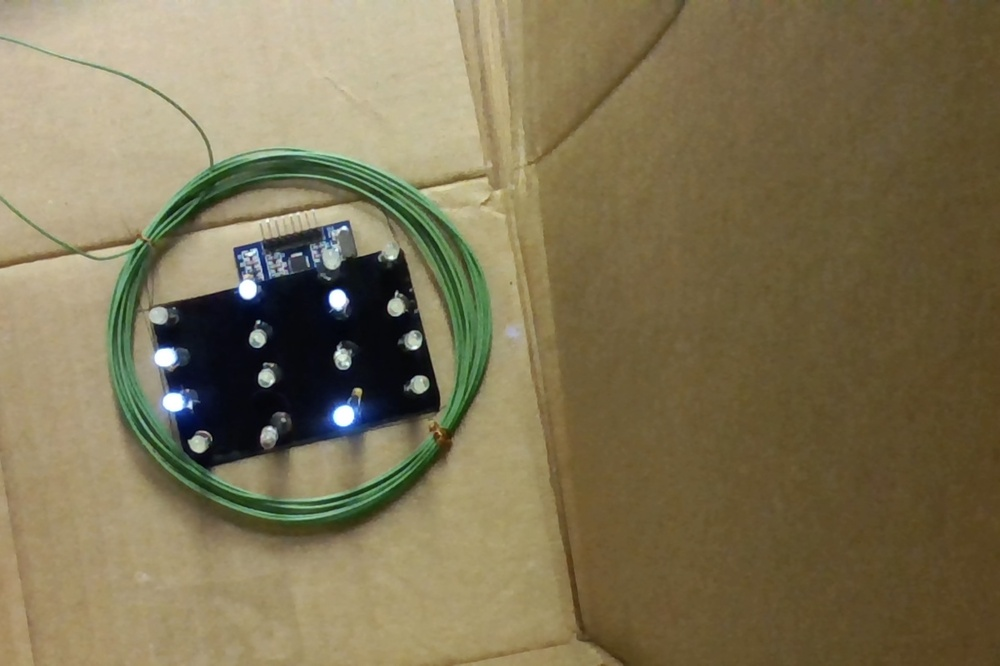
#> input picture uh.jpg, 1000 x 666 px, shrunk from 2374 x 1582 before the run
$ python test.py
#> lines starting #> are read from the running program, lines starting #| are printed output that depends on the picture; after the words box and inside, x2 and y2 are one past the last pixel; in counts of white or black regions, pixels touching at a corner belong together
import cv2
import numpy as np

# Load the image
image_path = 'uh.jpg'
img = cv2.imread(image_path)
#> img is the input picture: shape (666, 1000, 3); mean B, G, R 84.2, 115.8, 127
gray = cv2.cvtColor(img, cv2.COLOR_BGR2GRAY)
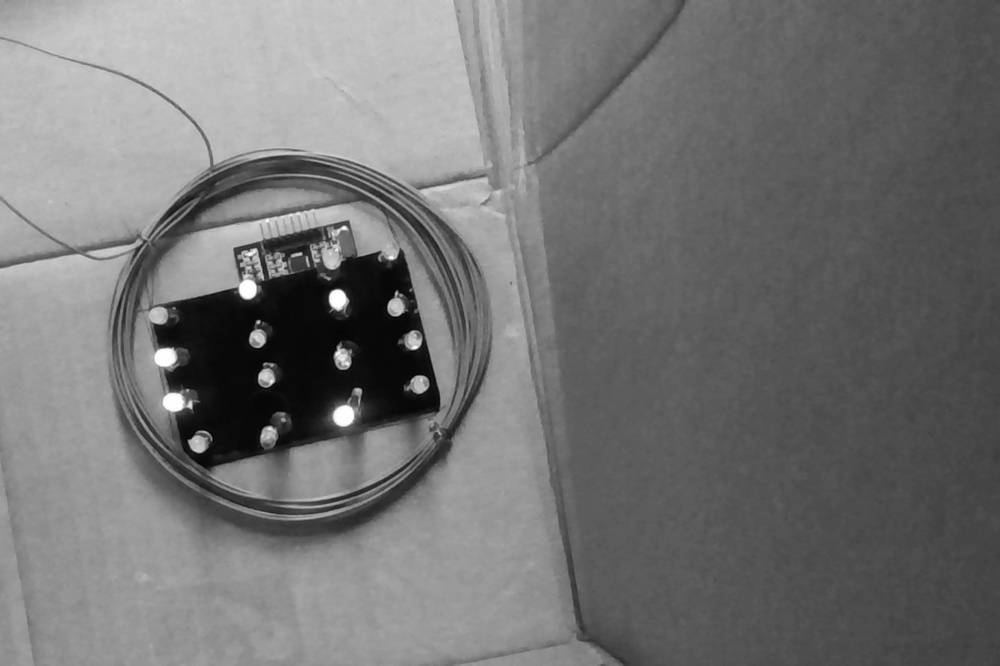
#> gray: shape (666, 1000); min 0, max 255, mean 115.6

threshold = 200
_, binary = cv2.threshold(gray, threshold, 255, cv2.THRESH_BINARY)
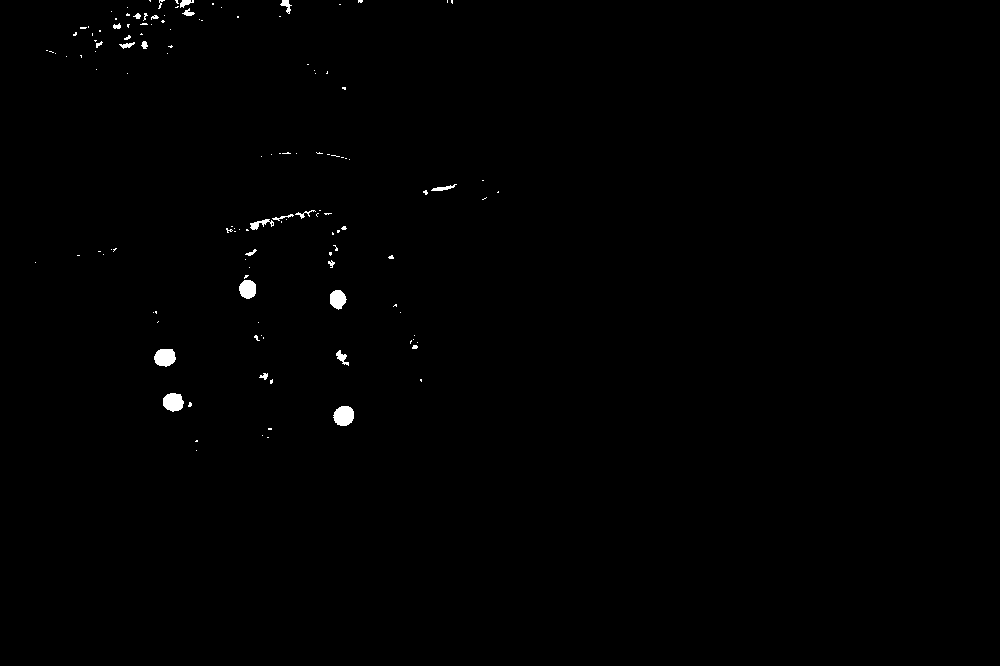
#> binary: shape (666, 1000); 0.44% white; 133 white regions (108 under 20 px), largest, box (x1, y1, x2, y2) and area: (333, 406, 354, 426) 333, (154, 349, 176, 367) 313, (163, 393, 184, 412) 309

# Get image dimensions
height, width = gray.shape
#> height = 666; width = 1000

num_bulbs = 6

# Calculate the width of each ROI
roi_width = width // num_bulbs
#> roi_width = 166

# Define the height of the ROI and shift it downward to cover the lights
# The lights are roughly in the middle of the image vertically, so we'll start the ROI lower
roi_height = int(height * 0.4)  # Keep the height as 40% of the image height
#> roi_height = 266
y_start = int(height * 0.3)     # Start the ROI 30% down from the top of the image (adjust this as needed)
#> y_start = 199
y_end = y_start + roi_height    # End of the ROI vertically
#> y_end = 465

# Ensure y_end doesn't exceed image height
y_end = min(y_end, height)

# Create a copy of the image for visualization
vis = binary.copy()
binary_output = ""

# Process each bulb
for i in range(num_bulbs):
    # Calculate the x-coordinates for the ROI
    x_start = i * roi_width
    x_end = x_start + roi_width

    # Ensure x_end doesn't exceed image width
    x_end = min(x_end, width)

    # Extract the ROI (shifted downward)
    roi = gray[y_start:y_end, x_start:x_end]

    # Calculate average brightness
    avg_brightness = np.mean(roi)
    status = '1' if avg_brightness > 150 else '0'
    binary_output += status

    # Draw the ROI rectangle and label
    color = (0, 255, 0) if status == '1' else (0, 0, 255)
    cv2.rectangle(vis, (x_start, y_start), (x_end, y_end), color, 3)
    cv2.putText(vis, f'{status} ({int(avg_brightness)})', (x_start, y_end + 30),
                cv2.FONT_HERSHEY_SIMPLEX, 0.7, color, 2)
#> this loop made 6 passes
#> (avg_brightness, binary_output) on passes 1 to 6: (147.5, '0'), (68.31, '00'), (95.82, '000'), (111.9, '0000'), (89.34, '00000'), (77.2, '000000')
#> pass 1, `roi = gray[y_start:y_end, x_start:x_end]`:
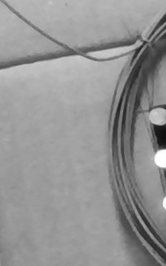
#> roi: shape (266, 166); min 13, max 255, mean 147.5
#> pass 2, `roi = gray[y_start:y_end, x_start:x_end]`:
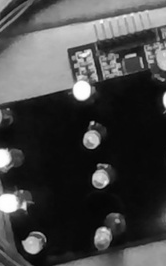
#> roi: shape (266, 166); min 1, max 255, mean 68.3
#> pass 3, `roi = gray[y_start:y_end, x_start:x_end]`:
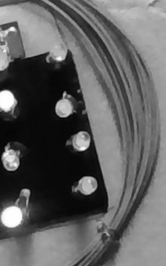
#> roi: shape (266, 166); min 0, max 255, mean 95.8
#> after the loop:
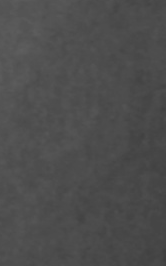
#> roi: shape (266, 166); min 61, max 95, mean 77.2
#> after the loop:
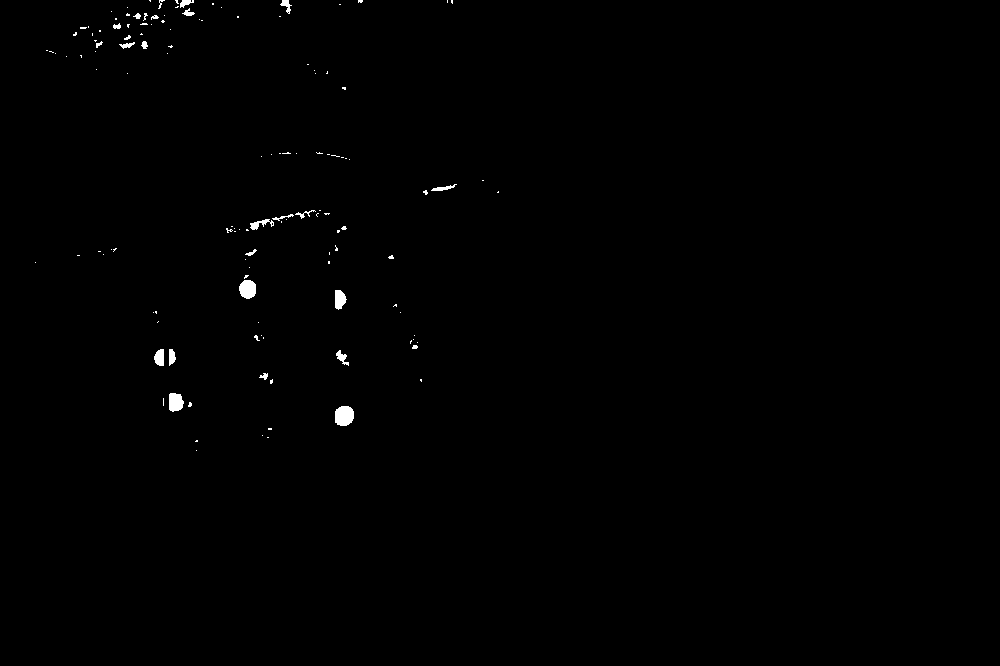
#> vis: shape (666, 1000); 0.39% white; 133 white regions (108 under 20 px), largest, box (x1, y1, x2, y2) and area: (335, 406, 354, 426) 322, (239, 280, 256, 299) 260, (169, 393, 184, 412) 233

# Save the output image
cv2.imwrite('uhh.jpg', vis)
print(f"Binary output: {binary_output}")
#| Binary output: 000000
